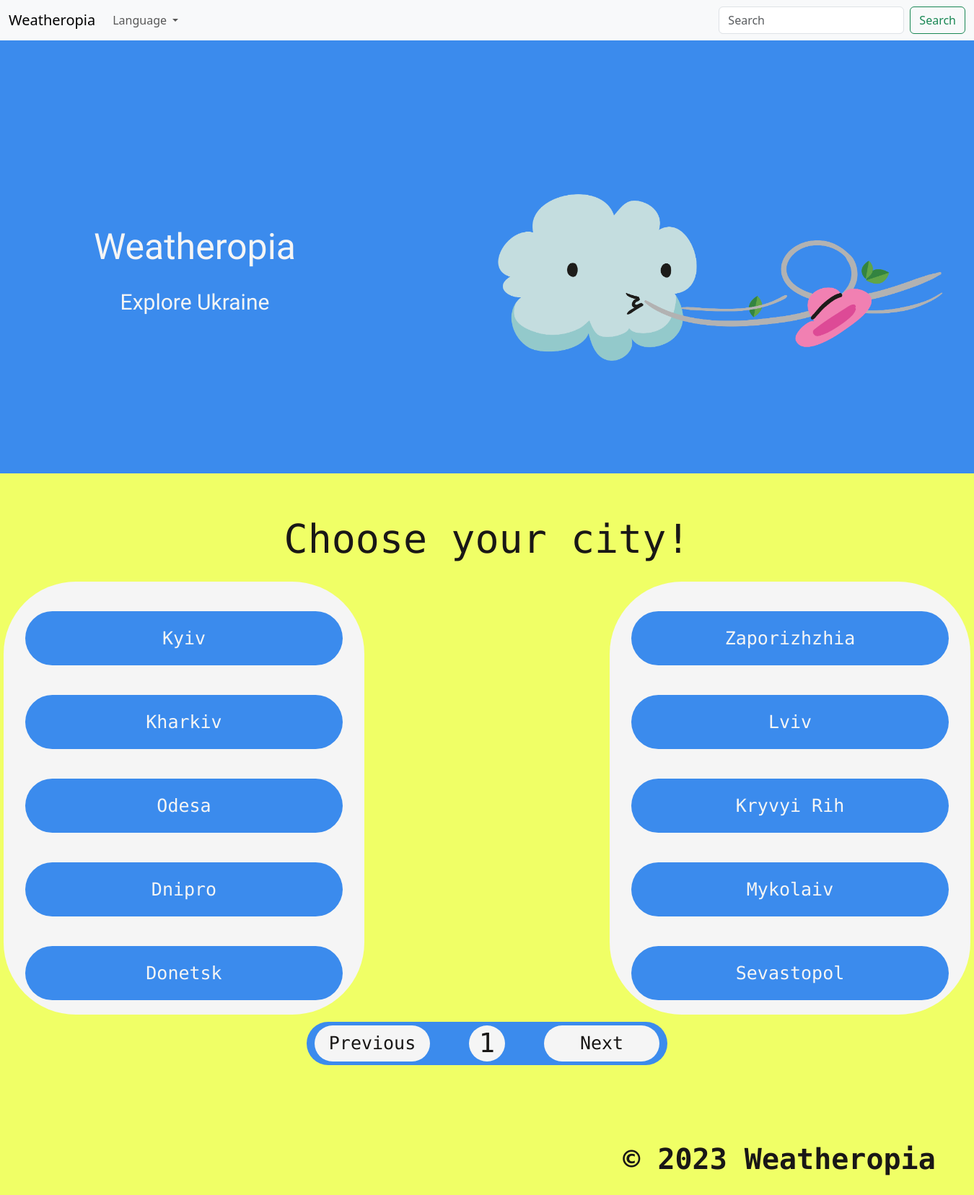
The page /en/ on the database its author committed.
### weatherapp/models.py (models this page shows, shortened)
class City(models.Model):
    name_en = models.CharField(max_length=32)
    name_uk = models.CharField(max_length=32)

### weatherapp/views.py (the view, shortened to what this page needs)
# urls.py: path("", views.index, name="index"),
def index(request):
    columns = range(1, 3)
    cities = City.objects.all().order_by("id")
    per_page = 10
    paginator = Paginator(cities, per_page)
    page_number = request.GET.get("page")
    page_obj = paginator.get_page(page_number)
    page = paginator.get_page(page_number)
    cities_0_to_4 = page_obj[:5]
    cities_5_to_9 = page_obj[5:]
    context = {
        "columns": columns,
        "cities1": cities_0_to_4,
        "cities2": cities_5_to_9,
        "page": page,
        "error_message": "",
    }
    city_name = request.GET.get("city")
    return render(request, "index.html", context)

### weatherapp/templates/index.html (shortened to what this page needs)
{% extends "base.html" %}
{% load i18n %}
{% load static %}
{% block css %}
  <link href="{% static 'weather/css/index.css' %}" rel="stylesheet">
{% endblock css %}
{% block content %}
<header id="header" class="header">
  <div class="header-container">
    <div class="left-side center">
      <div class="main-title">
        <p class="title">Weatheropia</p>
        <p class="subtitle">{% translate "Explore Ukraine" %}</p>
      </div>
    </div>
    <div class="right-side center">
      <img src="{% static 'weather/img/weather.png' %}" alt="pana">
    </div>
  </div>
</header>
<section id="about" class="about">
  <div class="about-container">
    <div class="text">
      <p>{% translate "Choose your city!" %}</p>
    </div>
    <div class="columns center">
    {% get_current_language as LANGUAGE_CODE %}
    {% for column in columns %}
      <div class="column-{{ column }} rounded-rectangle">
        {% if column == 1 %}
          {% for city in cities1 %}
            <div class="button city-button rounded-rectangle center">
              {% if LANGUAGE_CODE == "uk" %}
                <a class="center" href="/{{ request.LANGUAGE_CODE }}/cities/{{ city.name_en }}">{{ city.name_uk }}</a>
              {% else %}
                <a class="center" href="/{{ request.LANGUAGE_CODE }}/cities/{{ city.name_en }}">{{ city.name_en }}</a>
              {% endif %}
            </div>
          {% endfor %}
        {% elif column == 2 %}
          {% for city in cities2 %}
            <div class="button city-button rounded-rectangle center">
              {% if LANGUAGE_CODE == "uk" %}
                <a class="center" href="/{{ request.LANGUAGE_CODE }}/cities/{{ city.name_en }}">{{ city.name_uk }}</a>
              {% else %}
                <a class="center" href="/{{ request.LANGUAGE_CODE }}/cities/{{ city.name_en }}">{{ city.name_en }}</a>
              {% endif %}
            </div>
          {% endfor %}
        {% endif %}
      </div>
    {% endfor %}
    </div>
    <div class="paginator-container center">
      <div class="paginator rounded-rectangle center">
        <a class="button page-button rounded-rectangle center"
           href="?page={% if page.has_previous %}{{ page.previous_page_number }}{% else %}#{% endif %}">
          {% translate "Previous" %}
        </a>
        <div class="page-number rounded-rectangle center">
          <p class="number">{{ page.number }}</p>
        </div>
        <a class="button page-button rounded-rectangle center"
           href="?page={% if page.has_next %}{{ page.next_page_number }}{% else %}#{% endif %}">
          {% translate "Next" %}
        </a>
      </div>
    </div>
  </div>
</section>
<footer id="footer" class="footer">
  <div class="footer-container center">
    <div class="footer-text">© 2023 Weatheropia</div>
  </div>
</footer>
{% endblock content %}

### weatherapp/templates/base.html (shortened to what this page needs)
{% load static %}
{% load i18n %}
<!DOCTYPE html>
<html lang="en">
  <head>
    <link href="https://cdn.jsdelivr.net/npm/bootstrap@5.3.2/dist/css/bootstrap.min.css" rel="stylesheet">
    {% block css %}
    {% endblock css %}
  </head>
  <body>
    <nav class="navbar navbar-expand-lg bg-body-tertiary">
      <div class="container-fluid">
        <a class="navbar-brand" href="{% url 'index' %}">Weatheropia</a>
        <div class="collapse navbar-collapse" id="navbarSupportedContent">
          <ul class="navbar-nav me-auto mb-2 mb-lg-0">
            <li class="nav-item dropdown">
              <a class="nav-link dropdown-toggle" href="#" role="button" data-bs-toggle="dropdown" aria-expanded="false">
                {% translate "Language" %}
              </a>
            </li>
          </ul>
          <form method="GET" class="d-flex" onsubmit="return submitForm()">
            <input class="form-control me-2" type="search" name="city" id="searchInput" placeholder="{% translate 'Search' %}" aria-label="Search">
            <button class="btn btn-outline-success" type="submit">{% translate "Search" %}</button>
          </form>
        </div>
      </div>
    </nav>
    {% block content %}
    {% endblock content %}
  </body>
</html>

### static/weather/css/index.css (style rules this page uses)
body { margin: 0; padding: 0; }
a { text-decoration: none; }
.rounded-rectangle { border-radius: 100px; background-color: #F5F5F5; border-color: transparent; }
.center { display: flex; justify-content: center; align-items: center; }
.button { border: none; font-family: "Roboto Mono", sans-serif; font-size: 25px; }
.header, .about, .footer { width: auto; background-color: #F0FF66; }
.header { background-color: #3B8BED; height: 600px; padding-top: 100px }
.about { height: 900px; }
.footer { height: 100px; }
.header-container, .about-container { width: 1340px; margin-right: auto; margin-left: auto; }
.header-container { height: 600px; margin-top: -50px; display: flex; flex-direction: row; }
.about-container { height: 850px; padding-top: 50px; padding-bottom: 50px; }
.left-side, .right-side { width: 530px; height: 550px; flex-direction: column; }
.right-side { margin-left: 200px; justify-content: flex-start; }
.main-title { text-align: center; font-family: "Goblin One", sans-serif; font-size: 50px; color: #F5F5F5; }
.subtitle { font-size: 30px; }
img { height: 100%; }
.text { width: 100%; height: 100px; color: #191716; }
.columns { height: 600px; width: 100%; }
.columns a { width: 100%; height: 100%; text-align: center; vertical-align: middle; color: #F5F5F5; border-radius: 100px; }
.column-1, .column-2 { width: 500px; height: 100%; }
.column-1 { margin-right: 340px; }
.column-1 .city-button:first-child, .column-2 .city-button:first-child { margin-top: 41px; }
.text p { font-family: "Roboto Mono", sans-serif; font-size: 55px; text-align: center; }
.paginator-container { width: 100%; height: 70px; padding-top: 10px; }
.paginator { width: 500px; height: 100%; background-color: #3B8BED; flex-direction: row; }
.paginator p, button { color: #191716; }
.page-number { width: 50px; height: 50px; margin-left: 54px; margin-right: 54px; }
.number { font-family: "Roboto Mono", sans-serif; font-size: 37px; margin: 0; }
.footer-container { width: 100%; height: 100px; flex-direction: row; }
.footer-text { font-family: "Roboto Mono", sans-serif; font-weight: bold; font-size: 40px; margin-left:60%; color: #191716; }
.city-button { width: 440px; height: 75px; margin-bottom: 41px; margin-right: auto; margin-left: auto; background-color: #3B8BED; color: #F5F5F5; }
.page-button { width: 160px; height: 50px; background-color: #F5F5F5; color: #191716; }

### rows shown on the page
City: name_en "Kyiv"
City: name_en "Kharkiv"
City: name_en "Odesa"
City: name_en "Dnipro"
City: name_en "Donetsk"
City: name_en "Zaporizhzhia"
City: name_en "Lviv"
City: name_en "Kryvyi Rih"
City: name_en "Mykolaiv"
City: name_en "Sevastopol"

### other values the page prints
{{ page.number }} "1"
